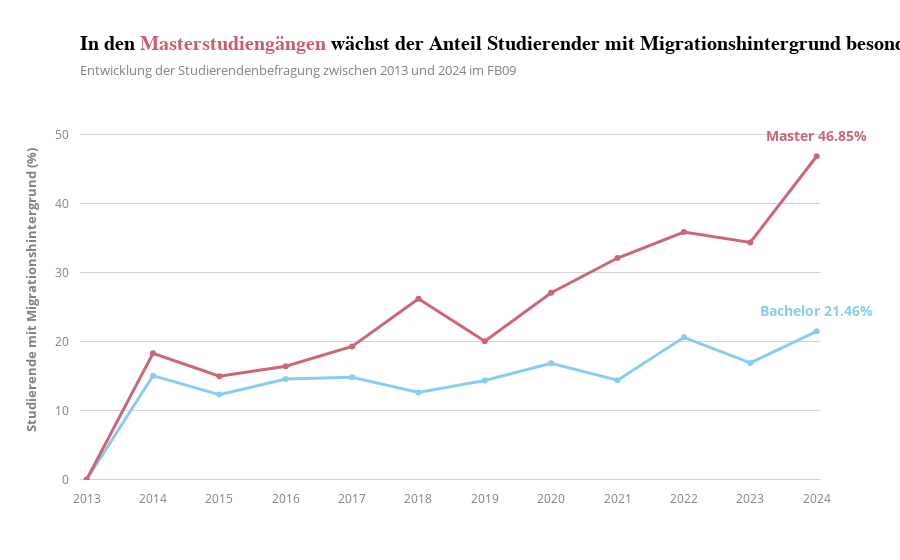

Notebook cell for this chart:
### Code cell
fig = px.line(
    migrations_df, 
    x="Jahr", 
    y=["Gewichteter Relativer Anteil Bachelor (%)", "Gewichteter Relativer Anteil Master (%)"], 
    markers=True, 
    title="In den <span style='color:#cc5b6e;'>Masterstudiengängen</span> wächst der Anteil Studierender mit Migrationshintergrund besonders stark",
    subtitle="Entwicklung der Studierendenbefragung zwischen 2013 und 2024 im FB09",
    color_discrete_sequence=px.colors.qualitative.Safe,
    template="infoviz"
)

fig.update_traces(line=dict(width=3))
last_year = migrations_df["Jahr"].max()
last_bachelor_value = migrations_df[migrations_df["Jahr"] == last_year]["Gewichteter Relativer Anteil Bachelor (%)"].values[0]
last_master_value = migrations_df[migrations_df["Jahr"] == last_year]["Gewichteter Relativer Anteil Master (%)"].values[0]

fig.add_annotation(
    x=last_year, 
    y=last_bachelor_value + 3, 
    text=f"Bachelor {last_bachelor_value:.2f}%", 
    showarrow=False, 
    ax=40, 
    ay=-10,
    font=dict(size=14, color=px.colors.qualitative.Safe[0], weight="bold")
)

fig.add_annotation(
    x=last_year, 
    y=last_master_value + 3, 
    text=f"Master {last_master_value:.2f}%", 
    showarrow=False, 
    ax=40, 
    ay=10,
    font=dict(size=14, color=px.colors.qualitative.Safe[1], weight="bold")
)

fig.update_layout(
    yaxis=dict(range=[-0.08, 55], title="Studierende mit Migrationshintergrund (%)"),
    xaxis=dict(range=[2012.9, 2024.05], title="", dtick=1),
    showlegend=False 
)

fig.show()

### Figure 1 — Plotly figure (JSON) as saved in the notebook; plotly's stock layout.template omitted (floating-point values rounded to 4 significant figures)
{"data": [{"hovertemplate": "variable=Gewichteter Relativer Anteil Bachelor (%)<br>Jahr=%{x}<br>value=%{y}<extra></extra>", "legendgroup": "Gewichteter Relativer Anteil Bachelor (%)", "line": {"color": "rgb(136, 204, 238)", "dash": "solid", "width": 3}, "marker": {"symbol": "circle"}, "mode": "lines+markers", "name": "Gewichteter Relativer Anteil Bachelor (%)", "orientation": "v", "showlegend": true, "type": "scatter", "x": [2013, 2014, 2015, 2016, 2017, 2018, 2019, 2020, 2021, 2022, 2023, 2024], "xaxis": "x", "y": [0.0, 15.05, 12.3, 14.55, 14.81, 12.61, 14.36, 16.85, 14.39, 20.6, 16.89, 21.46], "yaxis": "y"}, {"hovertemplate": "variable=Gewichteter Relativer Anteil Master (%)<br>Jahr=%{x}<br>value=%{y}<extra></extra>", "legendgroup": "Gewichteter Relativer Anteil Master (%)", "line": {"color": "rgb(204, 102, 119)", "dash": "solid", "width": 3}, "marker": {"symbol": "circle"}, "mode": "lines+markers", "name": "Gewichteter Relativer Anteil Master (%)", "orientation": "v", "showlegend": true, "type": "scatter", "x": [2013, 2014, 2015, 2016, 2017, 2018, 2019, 2020, 2021, 2022, 2023, 2024], "xaxis": "x", "y": [0.0, 18.29, 14.97, 16.41, 19.29, 26.18, 20.04, 27.06, 32.1, 35.86, 34.35, 46.85], "yaxis": "y"}], "layout": {"annotations": [{"ax": 40, "ay": -10, "font": {"color": "rgb(136, 204, 238)", "size": 14, "weight": "bold"}, "showarrow": false, "text": "Bachelor 21.46%", "x": 2024, "y": 24.46}, {"ax": 40, "ay": 10, "font": {"color": "rgb(204, 102, 119)", "size": 14, "weight": "bold"}, "showarrow": false, "text": "Master 46.85%", "x": 2024, "y": 49.85}], "legend": {"title": {"text": "variable"}, "tracegroupgap": 0}, "showlegend": false, "title": {"subtitle": {"text": "Entwicklung der Studierendenbefragung zwischen 2013 und 2024 im FB09"}, "text": "In den <span style='color:#cc5b6e;'>Masterstudiengängen</span> wächst der Anteil Studierender mit Migrationshintergrund besonders stark"}, "xaxis": {"anchor": "y", "domain": [0, 1], "dtick": 1, "range": [2013.0, 2024.0], "title": {"text": ""}}, "yaxis": {"anchor": "x", "domain": [0, 1], "range": [-0.08, 55], "title": {"text": "Studierende mit Migrationshintergrund (%)"}}}}
